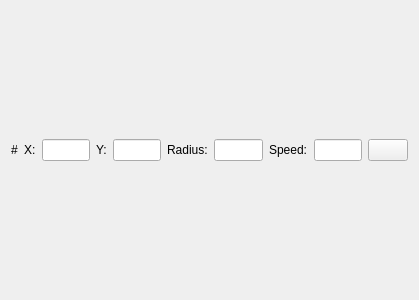
<?xml version="1.0" encoding="UTF-8"?>
<ui version="4.0">
 <class>WaypointWidget</class>
 <widget class="QWidget" name="WaypointWidget">
  <property name="geometry">
   <rect>
    <x>0</x>
    <y>0</y>
    <width>419</width>
    <height>300</height>
   </rect>
  </property>
  <property name="windowTitle">
   <string>Form</string>
  </property>
  <layout class="QHBoxLayout" name="horizontalLayout">
   <item>
    <widget class="QLabel" name="index">
     <property name="text">
      <string>#</string>
     </property>
    </widget>
   </item>
   <item>
    <widget class="QLabel" name="label_2">
     <property name="text">
      <string>X:</string>
     </property>
    </widget>
   </item>
   <item>
    <widget class="QLineEdit" name="x"/>
   </item>
   <item>
    <widget class="QLabel" name="label_3">
     <property name="text">
      <string>Y:</string>
     </property>
    </widget>
   </item>
   <item>
    <widget class="QLineEdit" name="y"/>
   </item>
   <item>
    <widget class="QLabel" name="label_4">
     <property name="text">
      <string>Radius:</string>
     </property>
    </widget>
   </item>
   <item>
    <widget class="QLineEdit" name="radius"/>
   </item>
   <item>
    <widget class="QLabel" name="label_5">
     <property name="text">
      <string>Speed:</string>
     </property>
    </widget>
   </item>
   <item>
    <widget class="QLineEdit" name="speed"/>
   </item>
   <item>
    <widget class="QPushButton" name="remove">
     <property name="text">
      <string/>
     </property>
     <property name="icon">
      <iconset resource="../resources/icons/icons.qrc">
       <normaloff>:/icons/minus.png</normaloff>:/icons/minus.png</iconset>
     </property>
    </widget>
   </item>
  </layout>
 </widget>
 <resources>
  <include location="../resources/icons/icons.qrc"/>
 </resources>
 <connections/>
</ui>
